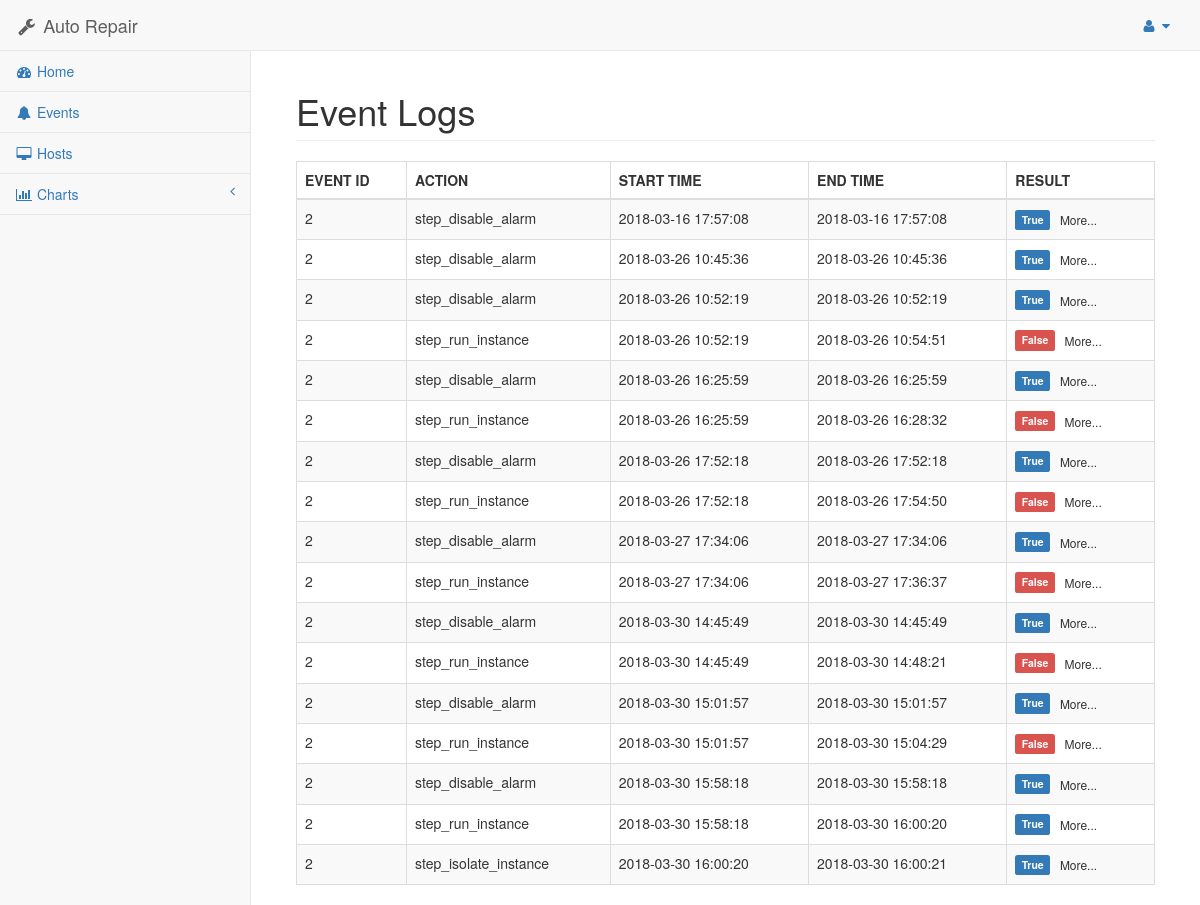
/event_logs/?id=2, run on the app's committed database.
### asset/models.py (models this page shows, shortened)
class EventLog(models.Model):
    event = models.ForeignKey(OnlineEvent)
    start_time = models.DateTimeField()
    end_time = models.DateTimeField()
    action = models.CharField(max_length=500)
    result = models.CharField(max_length=100)
    args = models.TextField()
    note = models.TextField()

class OnlineEvent(models.Model):
    source = models.CharField(max_length=500)
    resource_type = models.CharField(max_length=500)
    event_type = models.CharField(max_length=500)
    resource_id = models.CharField(max_length=500)
    event_state = models.CharField(max_length=100, default="new")
    detail = models.TextField()
    result_detail = models.TextField()
    created_at = models.DateTimeField(auto_now_add=True)
    region = models.ForeignKey(Region, default=1)

### asset/views.py (the view)
# urls.py: url(r'event_logs/$', views.EventLogsView.as_view(), name='event_logs'),
class EventLogsView(View):
    template_name = 'asset/event_logs.html'
    context = {
        'title': "Event Logs"
    }
    def get(self, request):
        if request.GET.get('id'):
            event_logs = EventLog.objects.filter(event__id=request.GET.get('id'))
        else:
            event_logs = EventLog.objects.all()
        self.context['event_logs'] = event_logs
        return render(request, self.template_name, self.context)

### asset/templates/asset/event_logs.html (shortened to what this page needs)
{% extends 'asset/layout.html' %}
{% block content %}
<table class="table table-striped table-bordered table-hover">
    <thead>
        <th>EVENT ID</th>
        <th>ACTION</th>
        <th>START TIME</th>
        <th>END TIME</th>
        <th>RESULT</th>
    </thead>
    <tbody>
        {% for log in event_logs %}
        <tr>
            <td>{{log.event.id}}</td>
            <td>{{log.action}}</td>
            <td>{{log.start_time|date:"Y-m-d H:i:s"}}</td>
            <td>{{log.end_time|date:"Y-m-d H:i:s"}}</td>
            <td>
                {% if log.result == 'True' %}
                <span class="label label-lg label-primary"> {{log.result}}</span>
                <span
                class="btn btn-xs btn-white no-border tooltip-info"
                data-toggle="popover"
                data-placement="left"
                data-original-title="OK"
                data-content="{{log.note}}"
                title="" >More...</span>
                {% else %}
                <span class="label label-lg label-danger"> {{log.result}}</span>
                <span
                class="btn btn-xs btn-white no-border tooltip-error"
                data-toggle="popover"
                data-placement="left"
                data-original-title="Failed"
                data-content="{{log.note}}"
                title="" >More...</span>
                {% endif %}
            </td>
        </tr>
        {% endfor %}
    </tbody>
</table>
{% endblock %}

### data on the page
EventLog: event.id "2", action "step_disable_alarm", start_time "2018-03-16 17:57:08", end_time "2018-03-16 17:57:08", result "True"
EventLog: event.id "2", action "step_disable_alarm", start_time "2018-03-26 10:45:36", end_time "2018-03-26 10:45:36", result "True"
EventLog: event.id "2", action "step_disable_alarm", start_time "2018-03-26 10:52:19", end_time "2018-03-26 10:52:19", result "True"
EventLog: event.id "2", action "step_run_instance", start_time "2018-03-26 10:52:19", end_time "2018-03-26 10:54:51", result "False"
EventLog: event.id "2", action "step_disable_alarm", start_time "2018-03-26 16:25:59", end_time "2018-03-26 16:25:59", result "True"
EventLog: event.id "2", action "step_run_instance", start_time "2018-03-26 16:25:59", end_time "2018-03-26 16:28:32", result "False"
EventLog: event.id "2", action "step_disable_alarm", start_time "2018-03-26 17:52:18", end_time "2018-03-26 17:52:18", result "True"
EventLog: event.id "2", action "step_run_instance", start_time "2018-03-26 17:52:18", end_time "2018-03-26 17:54:50", result "False"
EventLog: event.id "2", action "step_disable_alarm", start_time "2018-03-27 17:34:06", end_time "2018-03-27 17:34:06", result "True"
EventLog: event.id "2", action "step_run_instance", start_time "2018-03-27 17:34:06", end_time "2018-03-27 17:36:37", result "False"
EventLog: event.id "2", action "step_disable_alarm", start_time "2018-03-30 14:45:49", end_time "2018-03-30 14:45:49", result "True"
EventLog: event.id "2", action "step_run_instance", start_time "2018-03-30 14:45:49", end_time "2018-03-30 14:48:21", result "False"
EventLog: event.id "2", action "step_disable_alarm", start_time "2018-03-30 15:01:57", end_time "2018-03-30 15:01:57", result "True"
EventLog: event.id "2", action "step_run_instance", start_time "2018-03-30 15:01:57", end_time "2018-03-30 15:04:29", result "False"
EventLog: event.id "2", action "step_disable_alarm", start_time "2018-03-30 15:58:18", end_time "2018-03-30 15:58:18", result "True"
EventLog: event.id "2", action "step_run_instance", start_time "2018-03-30 15:58:18", end_time "2018-03-30 16:00:20", result "True"
EventLog: event.id "2", action "step_isolate_instance", start_time "2018-03-30 16:00:20", end_time "2018-03-30 16:00:21", result "True"

### other printed values
{{ title }} "Event Logs"
